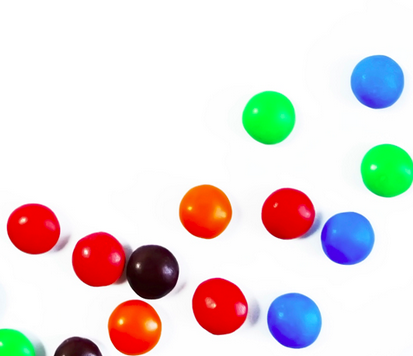
#> input picture computer vision/data/smarties.png, 413 x 356 px
$ jupyter execute Morphological_Transformations.ipynb
#> lines starting #> are read from the running program, lines starting #| are printed output that depends on the picture; after the words box and inside, x2 and y2 are one past the last pixel; in counts of white or black regions, pixels touching at a corner belong together
[cell 1]
import cv2
import matplotlib.pyplot as plt
import numpy as np
import os

[cell 2]
os.chdir('../../data/')

<h1>Morphological Transformations<h1>
<h4>working with binary images<h4>

[cell 3]
img = cv2.imread('smarties.png',0)
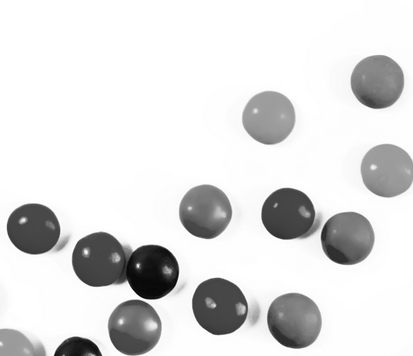
#> img: shape (356, 413); min 4, max 255, mean 222.6

# convert image to binary
_, mask = cv2.threshold(img,220,225,cv2.THRESH_BINARY_INV)
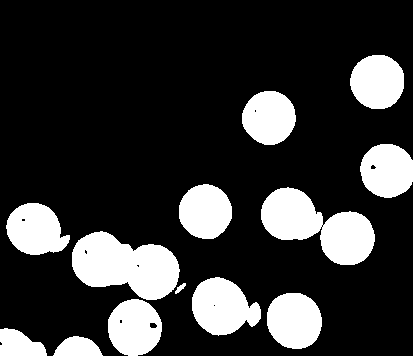
#> mask: shape (356, 413); values 0 (black) and 225 (white), 20.9% white; 13 white regions, largest, box (x1, y1, x2, y2) and area: (72, 231, 180, 300) 4953, (261, 187, 375, 265) 4823, (192, 277, 261, 336) 2806

kernel = np.ones((5,5),np.uint8)

# image, kernel, iteration
dilation = cv2.dilate(mask,kernel,iterations=2)
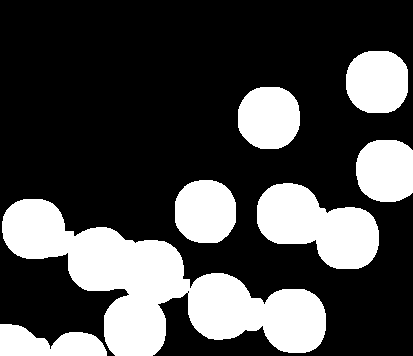
#> dilation: shape (356, 413); values 0 (black) and 225 (white), 28.7% white; 7 white regions, largest, box (x1, y1, x2, y2) and area: (2, 199, 326, 356) 20478, (257, 183, 379, 269) 6571, (346, 51, 408, 113) 3256
erosion = cv2.erode(mask,kernel,iterations=2)
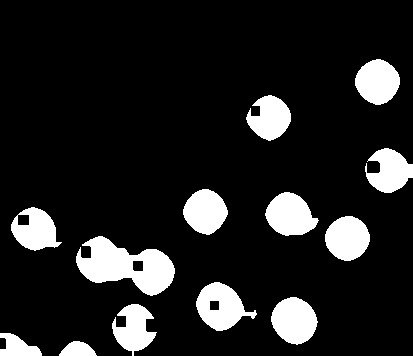
#> erosion: shape (356, 413); values 0 (black) and 225 (white), 13.2% white; 13 white regions, largest, box (x1, y1, x2, y2) and area: (76, 236, 175, 296) 3309, (196, 282, 257, 331) 1692, (271, 297, 318, 345) 1646
opening = cv2.morphologyEx(mask,cv2.MORPH_OPEN,kernel) # erosion then dilation
#> opening: shape (356, 413); values 0 (black) and 225 (white), 20.8% white; 12 white regions, largest, box (x1, y1, x2, y2) and area: (72, 232, 179, 300) 4947, (261, 188, 375, 265) 4815, (192, 277, 261, 335) 2801
closing = cv2.morphologyEx(mask,cv2.MORPH_CLOSE,kernel) # dilation then erosion
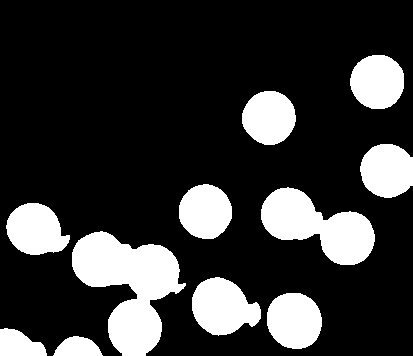
#> closing: shape (356, 413); values 0 (black) and 225 (white), 21% white; 11 white regions, largest, box (x1, y1, x2, y2) and area: (72, 231, 186, 356) 7529, (261, 187, 375, 265) 4855, (192, 277, 261, 336) 2822


cv2.imshow('img', img)
cv2.imshow('mask', mask)
cv2.imshow('dilation', dilation)
cv2.imshow('erosion', erosion)
cv2.imshow('opening', opening)
cv2.imshow('closing', closing)

cv2.waitKey(0)
cv2.destroyAllWindows()

[cell 4]
image = cv2.imread('smarties.png',0)

# Define a kernel (structuring element)
kernel = cv2.getStructuringElement(cv2.MORPH_RECT, (5, 5))

# Top-hat Transform: original image - opening
top_hat = cv2.morphologyEx(image, cv2.MORPH_TOPHAT, kernel)
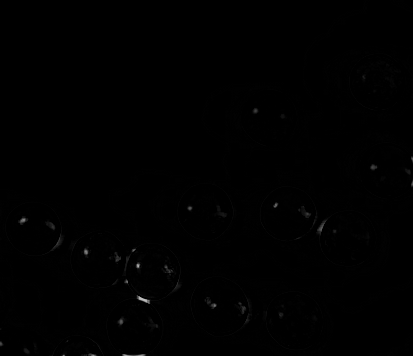
#> top_hat: shape (356, 413); min 0, max 189, mean 0.6

# Black-hat Transform: closing - original image
black_hat = cv2.morphologyEx(image, cv2.MORPH_BLACKHAT, kernel)

# Morphological Gradient: dilation - erosion
gradient = cv2.morphologyEx(image, cv2.MORPH_GRADIENT, kernel)
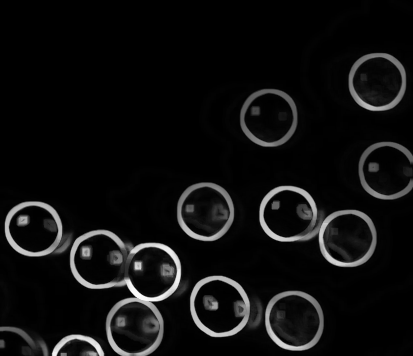
#> gradient: shape (356, 413); min 0, max 251, mean 15.4

# Display results
titles = ['Original Image', 'Top-hat Transform', 'Black-hat Transform', 'Morphological Gradient']
images = [image, top_hat, black_hat, gradient]

plt.figure(figsize=(10, 7))
for i in range(4):
    plt.subplot(2, 2, i + 1)
    plt.imshow(images[i], cmap='gray')
    plt.title(titles[i])
    plt.axis('off')

plt.tight_layout()
plt.show()

$ run again, with computer vision/data/Arabic_OCR.png copied over computer vision/data/smarties.png
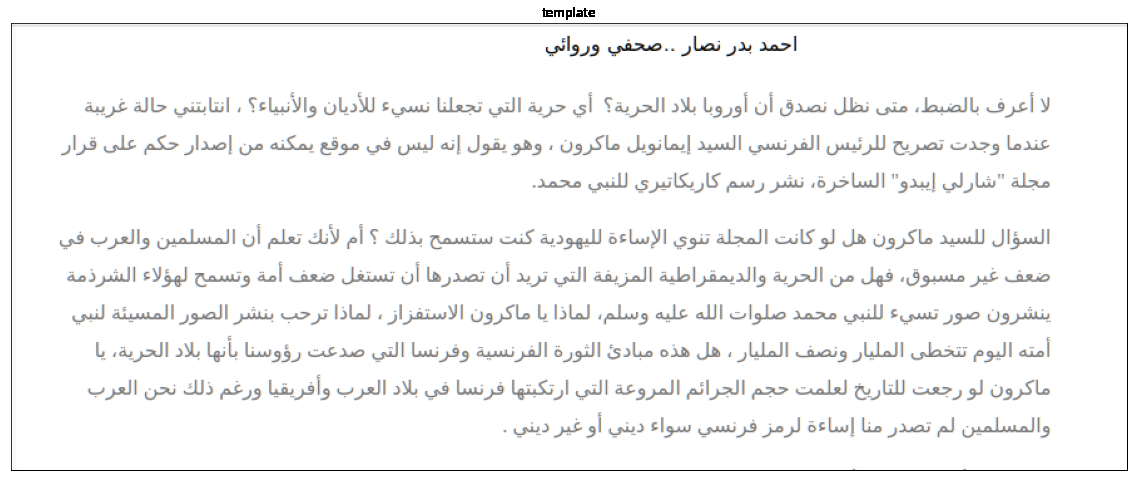
#> input picture computer vision/data/Arabic_OCR.png, 1133 x 481 px
#> `_, mask = cv2.threshold(img,220,225,cv2.THRESH_BINARY_INV)`:
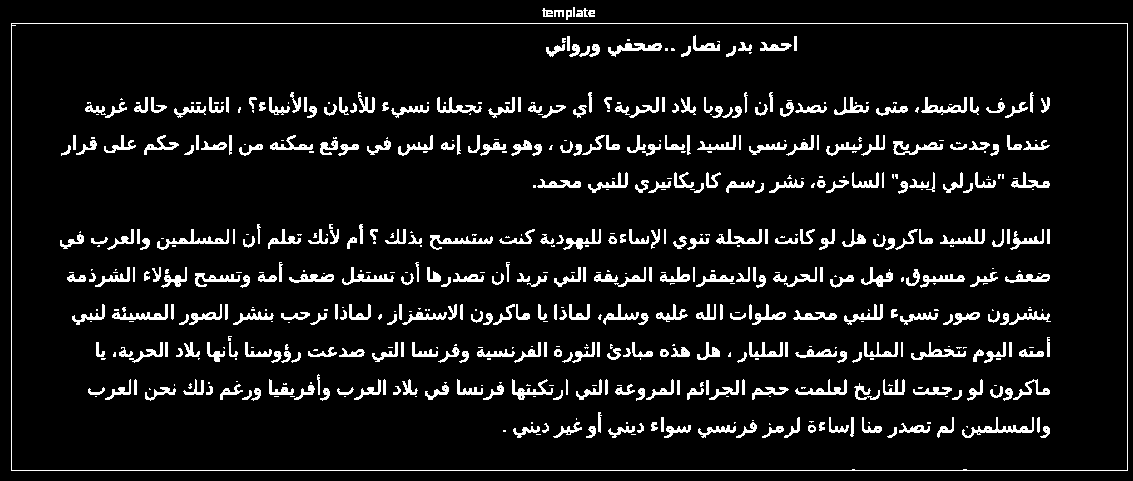
#> mask: shape (481, 1133); values 0 (black) and 225 (white), 8% white; 616 white regions (242 under 20 px), largest, box (x1, y1, x2, y2) and area: (11, 23, 1128, 471) 3137, (962, 417, 1034, 438) 381, (157, 229, 229, 250) 360
#> dilation: shape (481, 1133); values 0 (black) and 225 (white), 35% white; 14 white regions, largest, box (x1, y1, x2, y2) and area: (7, 3, 1132, 475) 29024, (56, 220, 1054, 254) 19842, (84, 370, 1054, 405) 19656
#> erosion: shape (481, 1133); every value is 0
#> opening: shape (481, 1133); values 0 (black) and 225 (white), 0.26% white; 42 white regions, largest, box (x1, y1, x2, y2) and area: (576, 238, 583, 249) 67, (433, 273, 441, 282) 65, (214, 351, 220, 361) 55
#> closing: shape (481, 1133); values 0 (black) and 225 (white), 10.7% white; 210 white regions (17 under 20 px), largest, box (x1, y1, x2, y2) and area: (11, 7, 1128, 471) 3532, (635, 172, 721, 193) 712, (962, 417, 1050, 438) 685
#> `gradient = cv2.morphologyEx(image, cv2.MORPH_GRADIENT, kernel)`:
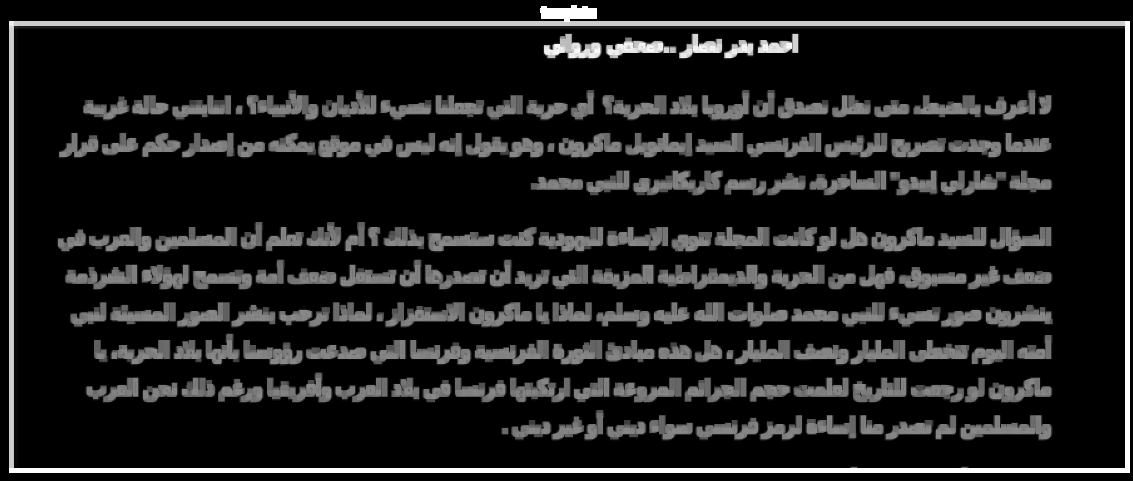
#> gradient: shape (481, 1133); min 0, max 255, mean 29.8
